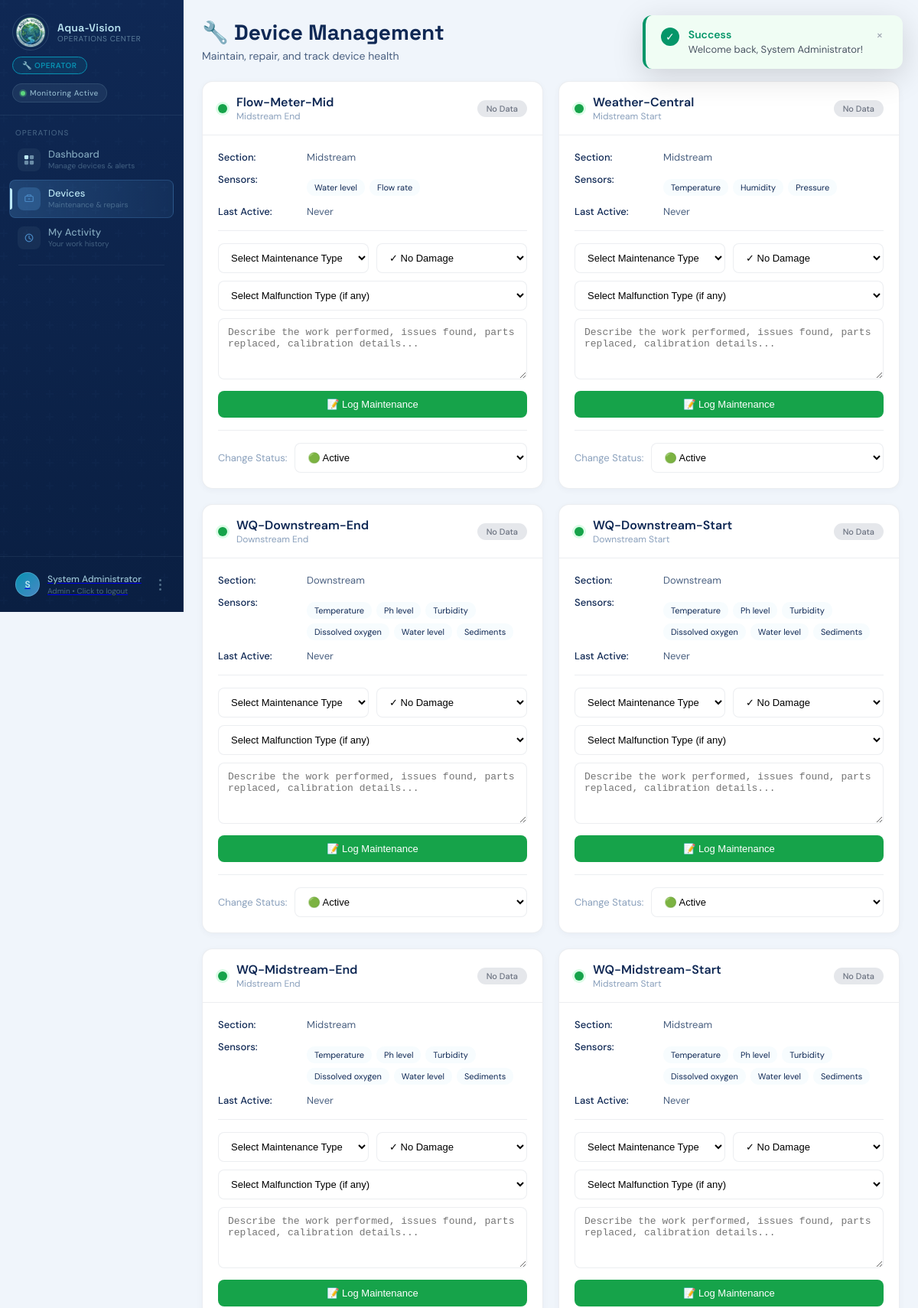
Page /apps/operator/devices.php (signed in, upper part) on the committed database.
### tables this page shows
CREATE TABLE IF NOT EXISTS devices (
    device_id INT AUTO_INCREMENT PRIMARY KEY,
    device_name VARCHAR(100) NOT NULL,
    device_type VARCHAR(50) NOT NULL,
    location_id INT NULL,
    status ENUM('active', 'inactive', 'maintenance', 'offline', 'unassigned') DEFAULT 'active',
    device_condition ENUM('normal', 'displaced', 'damaged', 'malfunctioning') DEFAULT 'normal',
    description TEXT,
    installation_date DATE,
    last_active TIMESTAMP NULL,
    created_at TIMESTAMP DEFAULT CURRENT_TIMESTAMP,
    updated_at TIMESTAMP DEFAULT CURRENT_TIMESTAMP ON UPDATE CURRENT_TIMESTAMP,
    FOREIGN KEY (location_id) REFERENCES locations(location_id) ON DELETE CASCADE
);

CREATE TABLE IF NOT EXISTS locations (
    location_id INT AUTO_INCREMENT PRIMARY KEY,
    location_name VARCHAR(100) NOT NULL,
    river_section ENUM('upstream', 'midstream', 'downstream') NOT NULL,
    location_type ENUM('start', 'end') NOT NULL DEFAULT 'start',
    latitude DECIMAL(10, 8) NOT NULL,
    longitude DECIMAL(11, 8) NOT NULL,
    description TEXT,
    created_at TIMESTAMP DEFAULT CURRENT_TIMESTAMP
);

CREATE TABLE IF NOT EXISTS sensors (
    sensor_id INT AUTO_INCREMENT PRIMARY KEY,
    device_id INT NOT NULL,
    sensor_type ENUM('temperature', 'ph_level', 'turbidity', 'dissolved_oxygen', 'water_level', 'sediments', 'conductivity', 'humidity', 'pressure', 'flow_rate') NOT NULL,
    unit VARCHAR(20) NOT NULL,
    min_threshold DECIMAL(10, 4) NOT NULL,
    max_threshold DECIMAL(10, 4) NOT NULL,
    calibration_date DATE NULL,
    created_at TIMESTAMP DEFAULT CURRENT_TIMESTAMP,
    FOREIGN KEY (device_id) REFERENCES devices(device_id) ON DELETE CASCADE,
    UNIQUE KEY unique_device_sensor (device_id, sensor_type)
);

### apps/operator/devices.php (the view, shortened to what this page needs)
<?php
require_once '../../database/config.php';
function getAllDevices($conn) {
    $sql = "SELECT d.device_id, d.device_name, d.status, d.last_active, d.created_at,
                   l.location_name, l.river_section, l.latitude, l.longitude,
                   COUNT(DISTINCT s.sensor_id) as sensor_count,
                   COUNT(DISTINCT CASE WHEN a.status = 'active' THEN a.alert_id END) as alert_count
            FROM devices d
            LEFT JOIN locations l ON l.location_id = d.location_id
            LEFT JOIN sensors s ON s.device_id = d.device_id
            LEFT JOIN alerts a ON a.sensor_id = s.sensor_id
            GROUP BY d.device_id
            ORDER BY d.device_name";
    return $conn->query($sql)->fetch_all(MYSQLI_ASSOC);
}
function getDeviceSensors($conn, $deviceId) {
    $sql = "SELECT s.sensor_id, s.sensor_type, s.unit, s.min_threshold, s.max_threshold
            FROM sensors s
            WHERE s.device_id = ?";
    $stmt = $conn->prepare($sql);
    $stmt->bind_param("i", $deviceId);
    $stmt->execute();
    return $stmt->get_result()->fetch_all(MYSQLI_ASSOC);
}
function getDeviceHealthStatus($conn, $deviceId) {
    $stmt = $conn->prepare("SELECT COUNT(*) as cnt FROM sensor_readings sr
                           JOIN sensors s ON s.sensor_id = sr.sensor_id
                           WHERE s.device_id = ? AND sr.recorded_at >= DATE_SUB(NOW(), INTERVAL 24 HOUR)");
    $stmt->bind_param("i", $deviceId);
    $stmt->execute();
    $result = $stmt->get_result();
    $readings24h = $result->fetch_assoc()['cnt'] ?? 0;
    $stmt = $conn->prepare("SELECT COUNT(*) as cnt FROM alerts a
                           JOIN sensors s ON s.sensor_id = a.sensor_id
                           WHERE s.device_id = ? AND a.status = 'active'");
    $stmt->bind_param("i", $deviceId);
    $stmt->execute();
    $result = $stmt->get_result();
    $activeAlerts = $result->fetch_assoc()['cnt'] ?? 0;
    try {
        $stmt = $conn->prepare("SELECT performed_at, damage_level FROM maintenance_logs
                               WHERE device_id = ? ORDER BY performed_at DESC LIMIT 1");
        if ($stmt) {
            $stmt->bind_param("i", $deviceId);
            $stmt->execute();
            $result = $stmt->get_result();
        }
    } catch (Exception $e) {
    }
    if ($readings24h == 0) return ['status' => 'offline', 'label' => 'No Data'];
    return ['status' => 'healthy', 'label' => 'Healthy'];
}
$devices = getAllDevices($conn);
?>
<!DOCTYPE html>
<html lang="en">
<head>
</head>
<body>
    <?php include __DIR__ . '/operator_nav.php'; ?>
    <?php include __DIR__ . '/../../assets/toast.php'; ?>
    <div class="main-content">
        <div class="page-header">
            <div>
                <h1 class="page-title">🔧 Device Management</h1>
                <p style="color: var(--text2); font-size: 14px; margin-top: 4px;">Maintain, repair, and track device health</p>
            </div>
        </div>
        <div class="device-grid">
            <?php foreach ($devices as $device):
                $health = getDeviceHealthStatus($conn, $device['device_id']);
                $sensors = getDeviceSensors($conn, $device['device_id']);
            ?>
                <div class="device-card">
                    <div class="device-card-header">
                        <div class="device-status-dot <?= $device['status'] ?>"></div>
                        <div class="device-card-title">
                            <div class="device-name"><?= htmlspecialchars($device['device_name']) ?></div>
                            <div class="device-location"><?= htmlspecialchars($device['location_name'] ?? 'Unknown Location') ?></div>
                        </div>
                        <span class="health-badge <?= $health['status'] ?>"><?= $health['label'] ?></span>
                    </div>
                    <div class="device-card-body">
                        <div class="info-row">
                            <span class="info-label">Section:</span>
                            <span><?= ucfirst($device['river_section'] ?? 'N/A') ?></span>
                        </div>
                        <div class="info-row">
                            <span class="info-label">Sensors:</span>
                            <div class="sensor-list">
                                <?php foreach ($sensors as $sensor): ?>
                                    <span class="sensor-tag"><?= ucfirst(str_replace('_', ' ', $sensor['sensor_type'])) ?></span>
                                <?php endforeach; ?>
                            </div>
                        </div>
                        <div class="info-row">
                            <span class="info-label">Last Active:</span>
                            <span><?= $device['last_active'] ? date('M d, H:i', strtotime($device['last_active'])) : 'Never' ?></span>
                        </div>
                        <form method="POST" class="maintenance-form">
                            <div class="form-row">
                                <select name="maintenance_type" class="form-select" required>
                                    <option value="">Select Maintenance Type</option>
                                </select>
                                <select name="damage_level" class="form-select">
                                    <option value="none">✓ No Damage</option>
                                </select>
                            </div>
                            <div style="margin-bottom: 10px;">
                                <select name="malfunction_type" class="form-select" style="width: 100%;">
                                    <option value="">Select Malfunction Type (if any)</option>
                                </select>
                            </div>
                            <textarea name="maintenance_notes" placeholder="Describe the work performed, issues found, parts replaced, calibration details..." class="form-textarea"></textarea>
                            <button type="submit" name="log_maintenance" class="btn btn-success" style="width: 100%; margin-top: 10px;">
                                📝 Log Maintenance
                            </button>
                        </form>
                        <form method="POST" class="status-form">
                            <span style="font-size: 13px; color: var(--text3);">Change Status:</span>
                            <select name="status" class="form-select" onchange="this.form.submit()" style="flex: 1;">
                                <option value="active" <?= $device['status'] === 'active' ? 'selected' : '' ?>>🟢 Active</option>
                            </select>
                        </form>
                    </div>
                </div>
            <?php endforeach; ?>
        </div>
    </div>
</body>
</html>

### apps/operator/devices.php (style rules this page uses)
*, *::before, *::after { box-sizing: border-box; margin: 0; padding: 0; }
:root { --c1: #0F2854; --c2: #1C4D8D; --c3: #4988C4; --c4: #BDE8F5; --bg: #f0f5fb; --surface: #fff; --border: rgba(15,40,84,.08); --text: #0F2854; --text2: #4a6080; --text3: #8aa0bc; --good: #16a34a; --good-bg: #dcfce7; --warn: #d97706; --warn-bg: #fef3c7; --crit: #dc2626; --crit-bg: #fee2e2; --operator: #0891b2; --operator-bg: #cffafe; --radius: 14px; --radius-sm: 8px; --sidebar-w: 240px; }
body { font-family: 'DM Sans', sans-serif; background: var(--bg); min-height: 100vh; margin-left: var(--sidebar-w); }
.main-content { padding: 24px; max-width: 1400px; }
.page-header { display: flex; justify-content: space-between; align-items: center; margin-bottom: 24px; }
.page-title { font-family: 'Space Grotesk', sans-serif; font-size: 28px; font-weight: 700; color: var(--c1); }
.device-grid { display: grid; grid-template-columns: repeat(auto-fill, minmax(400px, 1fr)); gap: 20px; }
.device-card { background: var(--surface); border-radius: var(--radius); border: 1px solid var(--border); overflow: hidden; box-shadow: 0 2px 8px rgba(15,40,84,0.04); }
.device-card-header { padding: 16px 20px; border-bottom: 1px solid var(--border); display: flex; align-items: center; gap: 12px; }
.device-status-dot { width: 12px; height: 12px; border-radius: 50%; }
.device-status-dot.active { background: var(--good); box-shadow: 0 0 0 3px var(--good-bg); }
.device-card-title { flex: 1; }
.device-name { font-size: 16px; font-weight: 600; color: var(--c1); }
.device-location { font-size: 12px; color: var(--text3); }
.health-badge { padding: 4px 12px; border-radius: 12px; font-size: 11px; font-weight: 500; }
.health-badge.offline { background: #e5e7eb; color: #6b7280; }
.device-card-body { padding: 20px; }
.info-row { display: flex; gap: 16px; margin-bottom: 12px; font-size: 13px; color: var(--text2); }
.info-label { font-weight: 500; color: var(--text); min-width: 100px; }
.maintenance-form { margin-top: 16px; padding-top: 16px; border-top: 1px solid var(--border); }
.form-row { display: grid; grid-template-columns: 1fr 1fr; gap: 10px; margin-bottom: 10px; }
.form-select, .form-input, .form-textarea { padding: 10px 12px; border: 1px solid var(--border); border-radius: var(--radius-sm); font-size: 13px; background: var(--surface); width: 100%; }
.form-textarea { min-height: 80px; resize: vertical; }
.btn { display: inline-flex; align-items: center; justify-content: center; gap: 6px; padding: 10px 18px; border-radius: var(--radius-sm); font-size: 13px; font-weight: 500; cursor: pointer; border: none; text-decoration: none; transition: all 0.2s; }
.btn-success { background: var(--good); color: white; }
.status-form { display: flex; align-items: center; gap: 10px; margin-top: 16px; padding-top: 16px; border-top: 1px solid var(--border); }
.sensor-list { display: flex; flex-wrap: wrap; gap: 6px; margin-top: 8px; }
.sensor-tag { padding: 4px 10px; background: var(--c4-soft); border-radius: 10px; font-size: 11px; color: var(--c1); }

### apps/operator/operator_nav.php (style rules this page uses)
:root { --c1: #0F2854; --c2: #1C4D8D; --c3: #4988C4; --c4: #BDE8F5; --c4-soft: rgba(189,232,245,0.13); --c4-hover: rgba(189,232,245,0.20); --operator: #0891b2; --operator-bg: rgba(8, 145, 178, 0.13); --sidebar-w: 240px; --radius: 14px; --radius-sm: 8px; --transition: 0.22s cubic-bezier(0.4, 0, 0.2, 1); }
body { margin-left: var(--sidebar-w); }

### rows in the picture
devices: device_name "Flow-Meter-Mid", location.location_name "Midstream End", label "No Data", location.river_section "Midstream", shows "Never", status "🟢 Active"
sensors: sensor_type "Water level"
sensors: sensor_type "Flow rate"
devices: device_name "Weather-Central", location.location_name "Midstream Start", label "No Data", location.river_section "Midstream", shows "Never", status "🟢 Active"
sensors: sensor_type "Temperature"
sensors: sensor_type "Humidity"
sensors: sensor_type "Pressure"
devices: device_name "WQ-Downstream-End", location.location_name "Downstream End", label "No Data", location.river_section "Downstream", shows "Never", status "🟢 Active"
sensors: sensor_type "Temperature"
sensors: sensor_type "Ph level"
sensors: sensor_type "Turbidity"
sensors: sensor_type "Dissolved oxygen"
sensors: sensor_type "Water level"
sensors: sensor_type "Sediments"
devices: device_name "WQ-Downstream-Start", location.location_name "Downstream Start", label "No Data", location.river_section "Downstream", shows "Never", status "🟢 Active"
sensors: sensor_type "Temperature"
sensors: sensor_type "Ph level"
sensors: sensor_type "Turbidity"
sensors: sensor_type "Dissolved oxygen"
sensors: sensor_type "Water level"
sensors: sensor_type "Sediments"
devices: device_name "WQ-Midstream-End", location.location_name "Midstream End", label "No Data", location.river_section "Midstream", shows "Never"
sensors: sensor_type "Temperature"
sensors: sensor_type "Ph level"
sensors: sensor_type "Turbidity"
sensors: sensor_type "Dissolved oxygen"
sensors: sensor_type "Water level"
sensors: sensor_type "Sediments"
devices: device_name "WQ-Midstream-Start", location.location_name "Midstream Start", label "No Data", location.river_section "Midstream", shows "Never"
sensors: sensor_type "Temperature"
sensors: sensor_type "Ph level"
sensors: sensor_type "Turbidity"
sensors: sensor_type "Dissolved oxygen"
sensors: sensor_type "Water level"
sensors: sensor_type "Sediments"

### other values in the picture
substr($_SESSION['user_name'] ?? 'O', 0, 1) "S"
$_SESSION['user_name'] "System Administrator"
$_SESSION['user_role'] "Admin"
